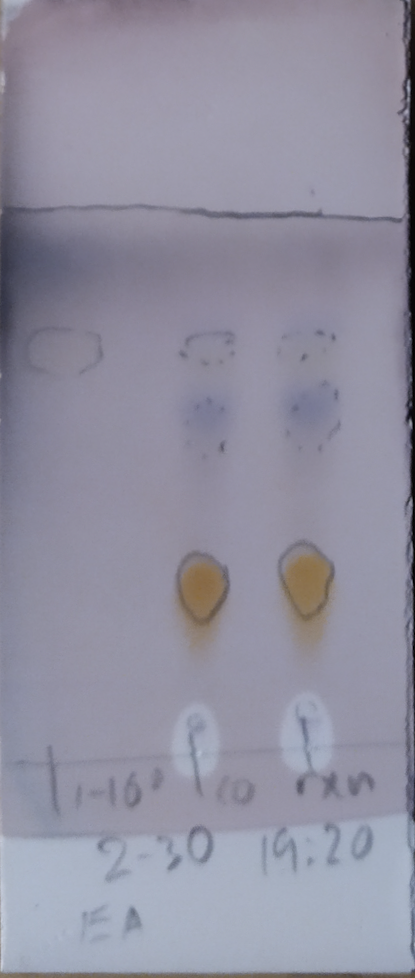
#> input picture dataset_perspective_transformed/001.png, 415 x 978 px; its folder holds only this picture in this run
$ python retention_factor.py
#> lines starting #> are read from the running program, lines starting #| are printed output that depends on the picture; after the words box and inside, x2 and y2 are one past the last pixel; in counts of white or black regions, pixels touching at a corner belong together
### utils.py
import cv2 as cv
import numpy as np
from scipy import optimize
import findLine as fl


def imread(filename):
#> called with filename = 'dataset_perspective_transformed/001.png'
    im = cv.imread(filename)
#> im is the input picture: shape (978, 415, 3); mean B, G, R 160, 143.6, 145.1
    gray = cv.cvtColor(im, cv.COLOR_BGR2GRAY)
    return im, gray


def denoise(src, blur=3):
    blur = cv.medianBlur(src, blur)
    clahe = cv.createCLAHE(clipLimit=2.0, tileGridSize=(8, 8))
    cl = clahe.apply(blur)
    kernel = np.ones((7, 7), np.uint8)
    opening = cv.morphologyEx(cl, op=cv.MORPH_OPEN, kernel=kernel)
    return opening


def binarize(src, blur=3):
    th = cv.adaptiveThreshold(src, 255, cv.ADAPTIVE_THRESH_GAUSSIAN_C, cv.THRESH_BINARY, 11, 2)
    dst = cv.medianBlur(th, blur)
    dst_invert = cv.bitwise_not(dst)
    return dst_invert


# [45 lines left out: functions mask, centre_cnt, fit_circle, not called in this run]

### findLine.py
import numpy as np
import cv2 as cv
from matplotlib import pyplot as plt
import math
import os
from sklearn.cluster import DBSCAN
import utils


def l_eq(line):
    """given 2 points, calculate line equation y=mx+c"""
    points = get_points([line])[0]
    x_coords, y_coords = zip(*points)
    A = np.vstack([x_coords, np.ones(len(x_coords))]).T
    m, c = np.linalg.lstsq(A, y_coords, rcond=None)[0]
    x = w / 2
    y = m * x + c
    return m, c, y


def get_points(lines):
    """calculate startpoint and endpoint by rho and theta"""
    P = None
    for line in lines:
        rho, theta, vote = line
        a = math.cos(theta)
        b = math.sin(theta)
        x0 = a * rho
        y0 = b * rho
        pt1 = (int(x0 + 1000 * (-b)), int(y0 + 1000 * (a)))
        pt2 = (int(x0 - 1000 * (-b)), int(y0 - 1000 * (a)))
        if P is None:
            P = [(pt1, pt2)]
        else:
            P.append((pt1, pt2))
    return P


def k_rep(indices, lines):
    """select representative of cluster k"""
    if len(lines) > 0:
        k_lines = [lines[i] for i in indices]
        if len(k_lines) > 0:
            maxVote = max([l[-1] for l in k_lines])
            for l in k_lines:
                if l[-1] == maxVote:
                    return l
    return None


def optimize_line(lines):
    """average some crossed lines and closed lines"""
    smoothed = []
    optimized = []
    for i, l1 in enumerate(lines):
        if i not in smoothed:
            similar = []
            for j, l2 in enumerate(lines):
                if i == j or (math.fabs(l_eq(l2)[-1] - l_eq(l1)[-1]) < 0.02 * h):
                    smoothed.append(j)
                    similar.append(l2)

            line_arr = np.array([l for l in similar])
            vote = line_arr[:, -1]
            total = np.sum(vote)
            weightByVote = vote / total
            weightedMean = list(weightByVote @ line_arr)
            optimized.append(weightedMean)
    return optimized


def find_objective_lines(lines):
    """find upper and lower bound"""
    Y = [[l_eq(l)[-1], l] for l in lines]
    Y.sort(key=lambda x: x[0])
    gaps = [Y[i + 1][0] - Y[i][0] for i in range(len(Y) - 1)]
    maxGap = max(gaps)
    idx = gaps.index(maxGap)
    return [Y[idx][1], Y[idx + 1][1]]


def hough_line(src):
    binary = utils.binarize(utils.denoise(src))
    global h, w
    h, w = binary.shape
    houghLines = cv.HoughLinesWithAccumulator(binary, 1, np.pi / 180, int(w * 0.4))
    lines = []
    if houghLines is not None:
        for i in range(len(houghLines)):
            theta = houghLines[i][0][1]
            if 5 / 12 <= theta / np.pi <= 7 / 12:  # >= 75 and <= 105 degree
                lines.extend(houghLines[i])

    # dbscan clustering by (rho,theta)

    # rho = math.sqrt(h ** 2 + w ** 2)
    # theta = np.pi
    X = np.array([[l[0], (l[1] / np.pi) * 180] for l in lines])
    db = DBSCAN(eps=math.sqrt(10 ** 2), min_samples=2).fit(X)
    core_indices = set(db.core_sample_indices_)
    labels_ = db.labels_
    K = set(labels_) - {-1}
    K_reps = []
    for k in K:
        k_indices = [i for i, x in enumerate(labels_) if x == k]
        kRep = k_rep(k_indices, lines)
        if kRep is not None:
            K_reps.append(kRep)

    outliers = [lines[i] for i, x in enumerate(labels_) if x == -1]
    optimized_lines = optimize_line(outliers + K_reps)
    objective_lines = find_objective_lines(optimized_lines)
    # points = get_points(objective_lines)
    return objective_lines


# [15 lines that do not run on import are left out]
        # cv.imwrite('lines/' + fileName, im)

### retention_factor.py
import numpy as np
from sklearn.cluster import DBSCAN
from scipy.optimize import curve_fit
import os
import utils
import warnings

warnings.filterwarnings('ignore')

beta = 2
std_th = 0.06
perp_th = 0.04


# [109 lines left out: functions total_ls, cluster, ls, perp, opt, rf_calc and 1 more, not called in this run]


if __name__ == '__main__':
    imDir = 'dataset_perspective_transformed/'
    arrDir = 'ground_truth_coordinates/'
    files = os.listdir(imDir)

    import findLine as fl

    for f in files:
        im, gray = utils.imread(imDir + f)
        h, w, _ = im.shape
        u, l = fl.hough_line(gray)
#> in denoise, `cl = clahe.apply(blur)`:
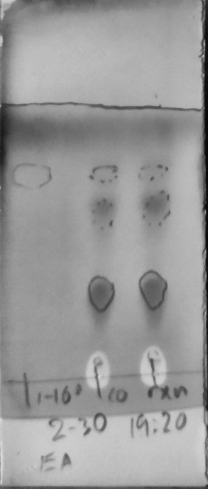
#> cl: shape (978, 415) (shown at 1/2 size); min 3, max 220, mean 153.9
#> in binarize, `th = cv.adaptiveThreshold(src, 255, cv.ADAPTIVE_THRESH_GAUSSIAN_C, cv...`:
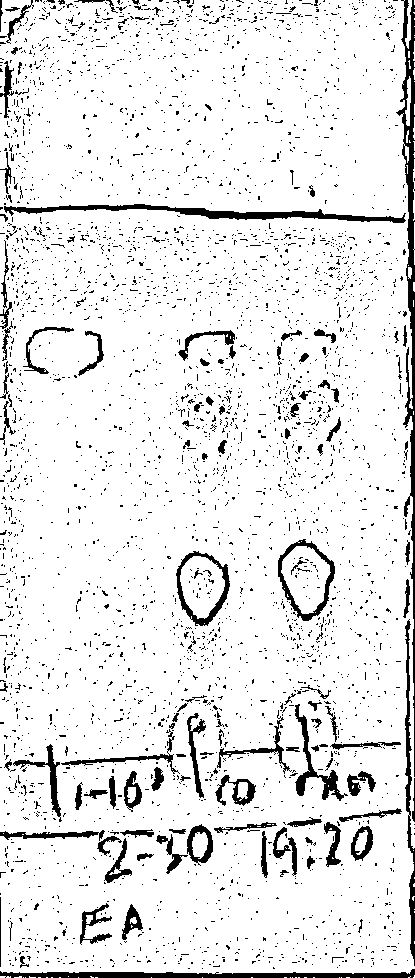
#> th: shape (978, 415); 90.9% white; 3758 black regions (3626 under 20 px), largest, box (x1, y1, x2, y2) and area: (396, 0, 415, 777) 3637, (4, 204, 406, 223) 2182, (0, 969, 415, 978) 2102
#> in binarize, `dst = cv.medianBlur(th, blur)`:
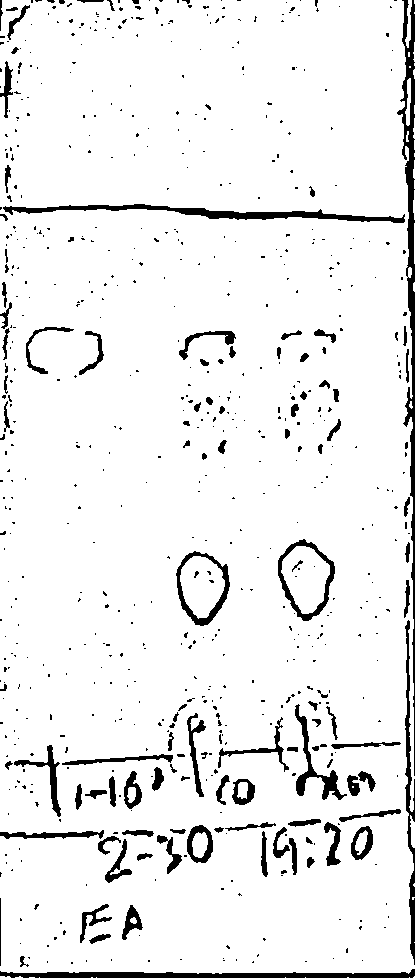
#> dst: shape (978, 415); 93.2% white; 695 black regions (581 under 20 px), largest, box (x1, y1, x2, y2) and area: (397, 0, 415, 776) 3565, (3, 204, 405, 223) 2173, (0, 969, 415, 978) 2148
#> in hough_line, `houghLines = cv.HoughLinesWithAccumulator(binary, 1, np.pi / 180, int(..`: houghLines = 35 rows, first 8: [413, 0, 756], [408, 0, 498], [-405, 3.12, 420], [974, 1.57, 415], [419, 0.0175, 376], [-396, 3.12, 345], [970, 1.59, 333], [200, 1.62, 321]
#> the loop in hough_line, `for i in range(len(houghLines)):` made 35 passes
#> theta on passes 1 to 8: 0, 0, 3.12, 1.57, 0.0175, 3.12, 1.59, 1.62
#> after the loop in hough_line, `for i in range(len(houghLines)):`: lines = 19 items, first 6: [974, 1.57, 415], [970, 1.59, 333], [200, 1.62, 321], [204, 1.61, 316], [206, 1.61, 312], [763, 1.52, 311]
#> in hough_line, `X = np.array([[l[0], (l[1] / np.pi) * 180] for l in lines])`: X = 19 rows, first 8: [974, 90], [970, 91], [200, 93], [204, 92], [206, 92], [763, 87], [979, 89], [766, 86]
#> in hough_line, `core_indices = set(db.core_sample_indices_)`: core_indices = 19 items
#> in hough_line, `labels_ = db.labels_`: labels_ = 19 values, max 3 at index 10, min 0 at index 0, mean 1.42
#> in hough_line, `K = set(labels_) - {-1}`: K = 4 items
#> the loop in hough_line, `for k in K:` made 4 passes
#> (k_indices, maxVote in k_rep, kRep) on passes 1, 2, 4: ([0, 1, 6, 18], 415, [974, 1.57, 415]), ([2, 3, 4, 8, 9, 12, 13, 16], 321, [200, 1.62, 321]), ([10, 11, 14, 15, 17], 228, [838, 1.52, 228])
#> after the loop in hough_line, `for k in K:`: K_reps = [[974, 1.57, 415], [200, 1.62, 321], [763, 1.52, 311], [838, 1.52, 228]]
#> in hough_line, `outliers = [lines[i] for i, x in enumerate(labels_) if x == -1]`: outliers = []
#> the loop in optimize_line, `for i, l1 in enumerate(lines):` made 4 passes
#> vote on passes 1 to 4: [415], [321], [311], [228]
#> after the loop in optimize_line, `for i, l1 in enumerate(lines):`: optimized has the same summary as K_reps in hough_line; smoothed = [0, 1, 2, 3]
#> in hough_line, `optimized_lines = optimize_line(outliers + K_reps)`: optimized_lines has the same summary as K_reps
#> in find_objective_lines, `Y = [[l_eq(l)[-1], l] for l in lines]`: Y = [[973.6, [974, 1.57, 415]], [211, [200, 1.62, 321]], [752.7, [763, 1.52, 311]], [827.9, [838, 1.52, 228]]]
#> in find_objective_lines, `gaps = [Y[i + 1][0] - Y[i][0] for i in range(len(Y) - 1)]`: gaps = [541.7, 75.21, 145.7]
#> in find_objective_lines, `maxGap = max(gaps)`: maxGap = 541.7
#> in find_objective_lines, `idx = gaps.index(maxGap)`: idx = 0
#> in hough_line, `objective_lines = find_objective_lines(optimized_lines)`: objective_lines = [[200, 1.62, 321], [763, 1.52, 311]]
#> u = [200, 1.62, 321]; l = [763, 1.52, 311]
        um, uc, _ = fl.l_eq(u)
#> um = 0.0526; uc = 200.1
        lm, lc, _ = fl.l_eq(l)
#> lm = -0.0526; lc = 763.6
        lineCoefficients = np.array([(um,uc), (lm,lc)])
#> lineCoefficients = [[0.0526, 200.1], [-0.0526, 763.6]]
#> (the run stopped early here; a loop or call above may not have finished)

$ run again, on dataset_perspective_transformed/005.png
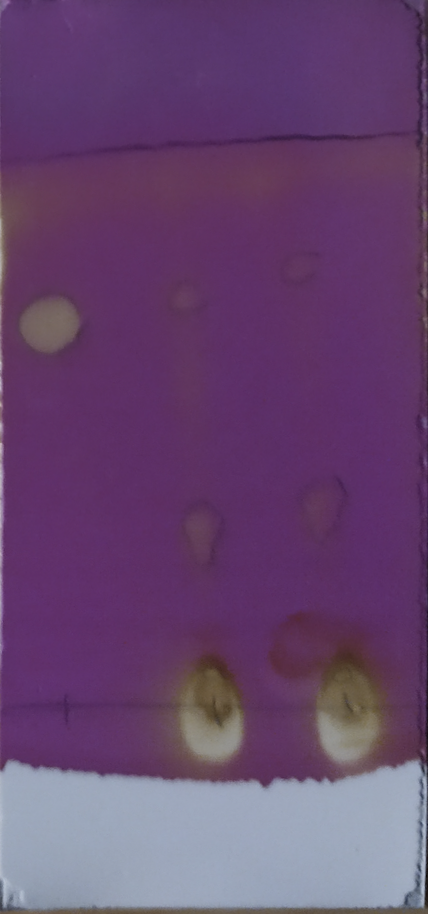
#> input picture dataset_perspective_transformed/005.png, 428 x 914 px
#> in imread, im is the input picture: shape (914, 428, 3); mean B, G, R 111.3, 70.1, 103
#> in binarize, `th = cv.adaptiveThreshold(src, 255, cv.ADAPTIVE_THRESH_GAUSSIAN_C, cv...`:
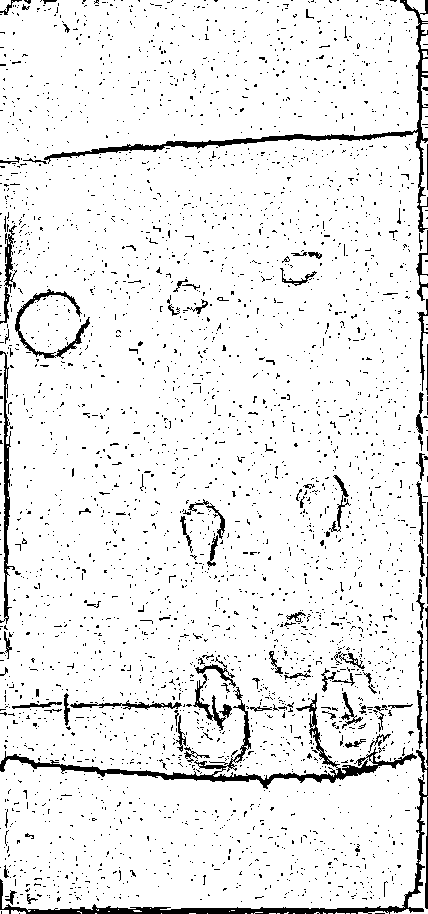
#> th: shape (914, 428); 92.6% white; 3342 black regions (3236 under 20 px), largest, box (x1, y1, x2, y2) and area: (0, 687, 417, 789) 3404, (0, 750, 428, 914) 3151, (44, 0, 428, 233) 2760
#> in binarize, `dst = cv.medianBlur(th, blur)`:
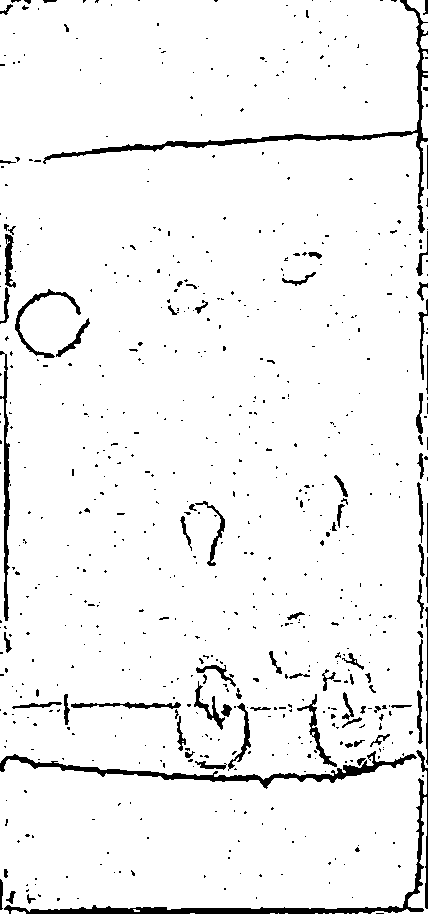
#> dst: shape (914, 428); 94.9% white; 685 black regions (602 under 20 px), largest, box (x1, y1, x2, y2) and area: (4, 750, 428, 914) 3142, (43, 0, 428, 204) 2593, (0, 751, 417, 789) 2376
#> houghLines = 33 rows, first 8: [420, 0, 645], [427, 0, 629], [6, 0, 406], [910, 1.57, 398], [914, 1.55, 354], [154, 1.52, 311], [-416, 3.12, 303], [158, 1.5, 289]
#> the loop in hough_line, `for i in range(len(houghLines)):` made 33 passes
#> theta on passes 1 to 8: 0, 0, 0, 1.57, 1.55, 1.52, 3.12, 1.5
#> after the loop in hough_line, `for i in range(len(houghLines)):`: lines = 20 items, first 6: [910, 1.57, 398], [914, 1.55, 354], [154, 1.52, 311], [158, 1.5, 289], [906, 1.59, 288], [160, 1.48, 257]
#> X = 20 rows, first 8: [910, 90], [914, 89], [154, 87], [158, 86], [906, 91], [160, 85], [149, 88], [760, 94]
#> core_indices = 20 items
#> labels_ = 20 values, max 3 at index 8, min 0 at index 0, mean 1.35
#> K = 4 items
#> the loop in hough_line, `for k in K:` made 4 passes
#> (k_indices, maxVote in k_rep, kRep) on passes 1 to 3: ([0, 1, 4, 14, 18], 398, [910, 1.57, 398]), ([2, 3, 5, 6, 19], 311, [154, 1.52, 311]), ([7, 9, 10, 11, 13, 15, 16, 17], 233, [760, 1.64, 233])
#> after the loop in hough_line, `for k in K:`: K_reps = [[910, 1.57, 398], [154, 1.52, 311], [760, 1.64, 233], [703, 1.59, 229]]
#> outliers = []
#> the loop in optimize_line, `for i, l1 in enumerate(lines):` made 4 passes
#> vote on passes 1 to 4: [398], [311], [233], [229]
#> after the loop in optimize_line, `for i, l1 in enumerate(lines):`: optimized has the same summary as K_reps in hough_line; smoothed = [0, 1, 2, 3]
#> optimized_lines has the same summary as K_reps
#> Y = [[909.6, [910, 1.57, 398]], [142.7, [154, 1.52, 311]], [776.1, [760, 1.64, 233]], [706.5, [703, 1.59, 229]]]
#> gaps = [563.8, 69.65, 133.5]
#> maxGap = 563.8
#> idx = 0
#> objective_lines = [[154, 1.52, 311], [703, 1.59, 229]]
#> u = [154, 1.52, 311]; l = [703, 1.59, 229]
#> um = -0.0526; uc = 153.9
#> lm = 0.0175; lc = 702.7
#> lineCoefficients = [[-0.0526, 153.9], [0.0175, 702.7]]

$ run again, on dataset_perspective_transformed/006.png
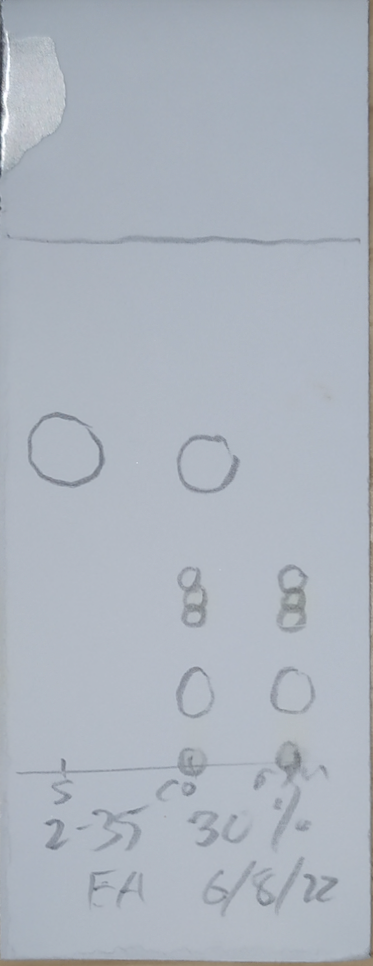
#> input picture dataset_perspective_transformed/006.png, 373 x 966 px
#> in imread, im is the input picture: shape (966, 373, 3); mean B, G, R 189.9, 180.1, 172.8
#> in binarize, `th = cv.adaptiveThreshold(src, 255, cv.ADAPTIVE_THRESH_GAUSSIAN_C, cv...`:
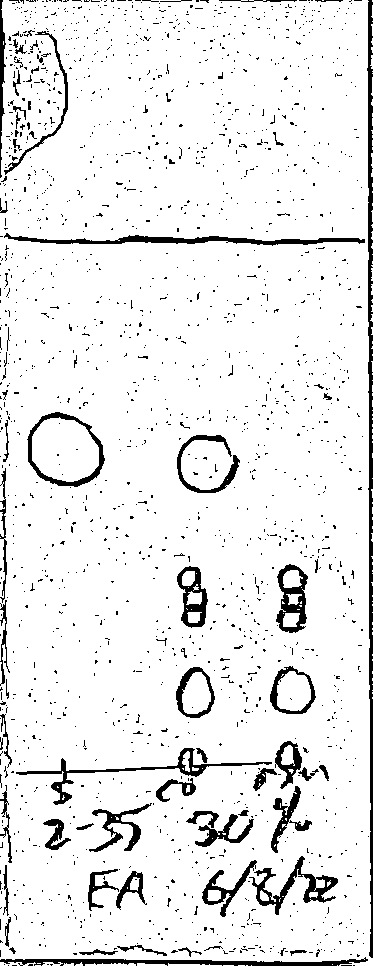
#> th: shape (966, 373); 92.1% white; 1758 black regions (1685 under 20 px), largest, box (x1, y1, x2, y2) and area: (367, 0, 373, 958) 3391, (4, 233, 365, 246) 1611, (0, 957, 368, 966) 1556
#> in binarize, `dst = cv.medianBlur(th, blur)`:
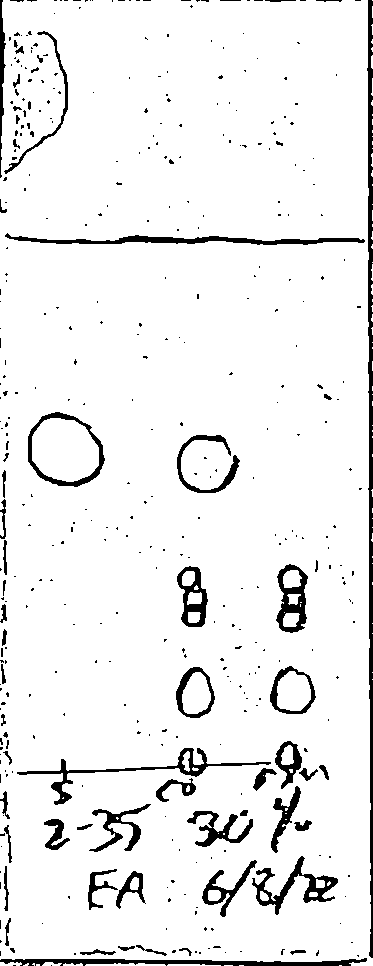
#> dst: shape (966, 373); 93.3% white; 415 black regions (352 under 20 px), largest, box (x1, y1, x2, y2) and area: (367, 0, 373, 958) 3529, (0, 958, 367, 966) 1613, (5, 233, 365, 245) 1603
#> houghLines = 29 rows, first 8: [371, 0, 906], [959, 1.59, 344], [962, 1.57, 339], [241, 1.57, 321], [0, 0, 283], [-364, 3.12, 276], [373, 0.0175, 246], [4, 0, 244]
#> the loop in hough_line, `for i in range(len(houghLines)):` made 29 passes
#> theta on passes 1 to 8: 0, 1.59, 1.57, 1.57, 0, 3.12, 0.0175, 0
#> after the loop in hough_line, `for i in range(len(houghLines)):`: lines = [[959, 1.59, 344], [962, 1.57, 339], [241, 1.57, 321], [244, 1.55, 239], [774, 1.52, 235], [238, 1.59, 232], [772, 1.54, 231], [235, 1.59, 227], [955, 1.61, 201], [0, 1.57, 199], [232, 1.61, 196], [965, 1.55, 184], [967, 1.55, 166], [777, 1.5, 151]]
#> X = 14 rows, first 8: [959, 91], [962, 90], [241, 90], [244, 89], [774, 87], [238, 91], [772, 88], [235, 91]
#> core_indices = 13 items
#> labels_ = [0, 0, 1, 1, 2, 1, 2, 1, 0, -1, 1, 0, 0, 2]
#> K = 3 items
#> the loop in hough_line, `for k in K:` made 3 passes
#> (k_indices, maxVote in k_rep, kRep) on passes 1 to 2: ([0, 1, 8, 11, 12], 344, [959, 1.59, 344]), ([2, 3, 5, 7, 10], 321, [241, 1.57, 321])
#> after the loop in hough_line, `for k in K:`: K_reps = [[959, 1.59, 344], [241, 1.57, 321], [774, 1.52, 235]]
#> outliers = [[0, 1.57, 199]]
#> the loop in optimize_line, `for i, l1 in enumerate(lines):` made 4 passes
#> vote on passes 2 to 4: [344], [321], [235]
#> after the loop in optimize_line, `for i, l1 in enumerate(lines):`: optimized = [[0, 1.57, 199], [959, 1.59, 344], [241, 1.57, 321], [774, 1.52, 235]]; smoothed = [0, 1, 2, 3]
#> optimized_lines has the same summary as optimized in optimize_line
#> Y = [[0, [0, 1.57, 199]], [962.1, [959, 1.59, 344]], [240.6, [241, 1.57, 321]], [764.8, [774, 1.52, 235]]]
#> gaps = [240.6, 524.2, 197.2]
#> maxGap = 524.2
#> idx = 1
#> objective_lines = [[241, 1.57, 321], [774, 1.52, 235]]
#> u = [241, 1.57, 321]; l = [774, 1.52, 235]
#> um = 0.0005; uc = 240.5
#> lm = -0.0526; lc = 774.6
#> lineCoefficients = [[0.0005, 240.5], [-0.0526, 774.6]]
